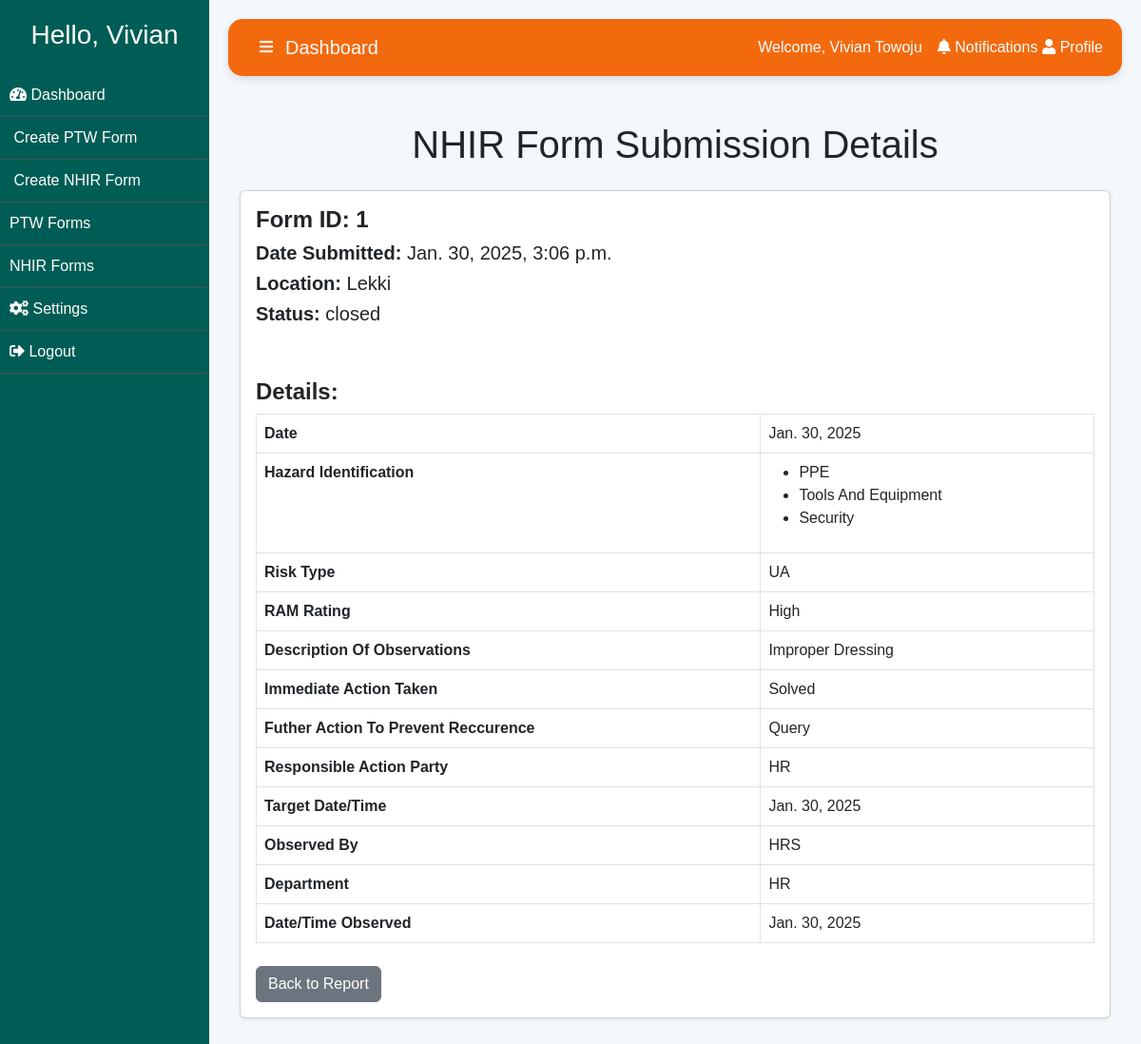
The page /view_nhis_form/1/ (signed in) on the database its author committed.
### app/models.py (models this page shows, shortened)
class NHISForm(models.Model):
    user = models.ForeignKey(User, null=True, on_delete=models.CASCADE)
    date_submitted = models.DateTimeField(auto_now_add=True, null=True)
    location = models.CharField(max_length=100)
    date = models.DateField(null=True)
    question = models.CharField(max_length=7, choices=[('option1', 'Option 1'), ('option2', 'Option 2')], null=True)
    hazard = models.ManyToManyField(Hazards, blank=True)
    risk_type = models.CharField(max_length=255, choices=[
        ('UA', 'UA (Unsafe Act)'),
        ('UC', 'UC (Unsafe Condition)'),
        ('NM', 'NM (Near Miss)'),
    ], blank=True, null=True)
    ram_rating = models.CharField(max_length=255, choices=[
        ('High', 'High'),
        ('Medium', 'Medium'),
        ('Low', 'Low'),
    ], blank=True, null=True)
    observation = models.TextField(blank=True)
    action_taken = models.TextField(blank=True)
    preventive_action = models.TextField(blank=True)
    responsible_party = models.CharField(max_length=255, null=True)
    target_date = models.DateField(null=True)
    observed_by = models.CharField(max_length=255, null=True)
    dept = models.CharField(max_length=255, null=True)
    observed_date = models.DateField(null=True)
    status = models.CharField(
        max_length=20,
        choices=[
            ('awaiting_supervisor', 'Awaiting Supervisor Approval'),
            ('awaiting_manager', 'Awaiting Manager Approval'),
            ('closed', 'Closed'),
            ('denied', 'Denied'),
        ],
        default='awaiting_supervisor',
    )

class Hazards(models.Model):
    name = models.CharField(max_length=255)
    def __str__(self):
        return self.name

### app/views.py (the view)
# urls.py: path('view_nhis_form/<int:pk>/', views.view_nhis_form, name='view_nhis_form'),
@login_required(login_url='login')
def view_nhis_form(request, pk):
    submission = get_object_or_404(NHISForm, pk=pk)
    return render(request, 'view_nhis_form.html', {'submission': submission})

### app/templates/view_nhis_form.html (shortened to what this page needs)
{% extends 'base.html' %}
{% block content %}
<div class="container mt-5">
    <h1 class="text-center mb-4">NHIR Form Submission Details</h1>
<div class="card shadow-sm">
    <div class="card-body">
        <h4><strong>Form ID:  {{ submission.id }} </strong></h4>
        <h5><strong>Date Submitted:</strong> {{ submission.date_submitted }}</h5>
        <h5><strong>Location:</strong> {{ submission.location }}</h5>
        <h5><strong>Status:</strong> {{ submission.status }}</h5>
        <br><br>
        <h4><strong>Details:</strong></h4>
        <table class="table table-bordered">
            <tbody>
                <tr>
                    <th>Date</th>
                    <td>{{ submission.date }}</td>
                </tr>
                <tr>
                    <th>Hazard Identification</th>
                    <td>
                        <ul>
                            {%  for item in submission.hazard.all %}
                                <li>{{ item }}</li>
                            {% endfor %}
                        </ul>
                    </td>
                </tr>
                <tr>
                    <th>Risk Type</th>
                    <td>{{ submission.risk_type }}</td>
                </tr>
                <tr>
                    <th>RAM Rating</th>
                    <td>{{ submission.ram_rating }}</td>
                </tr>
                <tr>
                    <th>Description Of Observations</th>
                    <td>{{ submission.observation }}</td>
                </tr>
                <tr>
                    <th>Immediate Action Taken</th>
                    <td>{{ submission.action_taken }}</td>
                </tr>
                <tr>
                    <th>Futher Action To Prevent Reccurence</th>
                    <td>{{ submission.preventive_action }}</td>
                </tr>
                <tr>
                    <th>Responsible Action Party</th>
                    <td>{{ submission.responsible_party }}</td>
                </tr>
                <tr>
                    <th>Target Date/Time</th>
                    <td>{{ submission.target_date }}</td>
                </tr>
                <tr>
                    <th>Observed By</th>
                    <td>{{ submission.observed_by }}</td>
                </tr>
                <tr>
                    <th>Department</th>
                    <td>{{ submission.dept }}</td>
                </tr>
                <tr>
                    <th>Date/Time Observed</th>
                    <td>{{ submission.observed_date }}</td>
                </tr>
            </tbody>
        </table>
        <div class="mt-4">
            <a href="{% url 'nhis_list' %}" class="btn btn-secondary">Back to Report</a>
        </div>
    </div>
</div>
</div>
{% endblock content %}

### app/templates/base.html (shortened to what this page needs)
<!DOCTYPE html>
<html lang="en">
<head>
    <link href="https://cdn.jsdelivr.net/npm/bootstrap@5.3.0-alpha1/dist/css/bootstrap.min.css" rel="stylesheet">
    <link rel="stylesheet" href="https://cdnjs.cloudflare.com/ajax/libs/font-awesome/5.15.3/css/all.min.css">
    <link href="https://cdn.jsdelivr.net/npm/aos@2.3.4/dist/aos.css" rel="stylesheet">
</head>
<body>
    <div class="sidebar" id="sidebar">
        <div class="text-center text-white mb-4">
            <h3>Hello, {{request.user.first_name}}</h3>
        </div>
        {% if is_staff or is_vendor %}
            <a href="{% url 'client' %}" ><i class="fas fa-tachometer-alt"></i> Dashboard</a>
            <a href="{% url 'create_form' %}"> Create PTW Form</a>
            <a href="{% url 'create_nhis' %}"> Create NHIR Form</a>
            <a href="{% url 'form_list' %}">PTW Forms</a>
            <a href="{% url 'nhis_list' %}">NHIR Forms</a>
            <a href="#"><i class="fas fa-cogs"></i> Settings</a>
            <a href="{% url 'logout' %}"><i class="fas fa-sign-out-alt"></i> Logout</a>
        {% endif %}
    </div>
    <div class="content" id="content">
        <nav class="top-navbar navbar navbar-expand-lg d-flex justify-content-between mb-5">
            <button class="btn text-light" id="toggleSidebar">
                <i class="fas fa-bars"></i>
            </button>
            {% if is_staff or is_vendor  %}
                <a class="navbar-brand" href="{% url 'client' %}">Dashboard</a>
            {% elif is_supervisor %}
                <a class="navbar-brand" href="{% url 'supervisor' %}">Supervisor Dashboard</a>
            {% else %}
                <a class="navbar-brand" href="{% url 'manager' %}">Manager Dashboard</a>
            {% endif %}
            <div class="d-flex align-items-center ms-auto">
                <span class="user-name me-3">Welcome, {{request.user.first_name}} {{request.user.last_name}}</span>
                <a class="nav-link" href="#" style="padding-right: 0.3rem;"><i class="fas fa-bell"></i> Notifications</a>
                <a class="nav-link" href="#"><i class="fas fa-user"></i> Profile</a>
            </div>
        </nav>
        {% block content%}
		{% endblock %}
</body>
</html>

### app/templates/base.html (style rules this page uses)
body { font-family: Arial, sans-serif; background-color: #f4f7fc; }
.sidebar { background-color: #005d55; min-height: 100vh; padding-top: 20px; transition: width 0.3s; width: 220px; position: fixed; top: 0; bottom: 0; }
.sidebar a { color: white; text-decoration: none; padding: 10px; display: block; border-bottom: 1px solid #495057; }
.content { margin-left: 220px; padding: 20px; transition: margin-left 0.3s ease; }
.top-navbar { background-color:rgb(243, 105, 14); color: white; padding: 10px 20px; border-radius: 15px; box-shadow: 0 4px 8px rgba(0, 0, 0, 0.1); transition: background-color 0.3s ease; }
.top-navbar .navbar-brand { color: white; }
.top-navbar .nav-link { color: white; }
.top-navbar .user-name { color: white; font-size: 1rem; }
.card { margin-bottom: 20px; box-shadow: 0px 4px 6px rgba(0, 0, 0, 0.1); transition: transform 0.3s ease, box-shadow 0.3s ease; }
.card-body h5 { font-size: 1.25rem; }

### rows shown on the page
NHISForm: id "1", date_submitted "Jan. 30, 2025, 3:06 p.m.", location "Lekki", status "closed", date "Jan. 30, 2025", risk_type "UA", ram_rating "High", observation "Improper Dressing", action_taken "Solved", preventive_action "Query", responsible_party "HR", target_date "Jan. 30, 2025", observed_by "HRS", dept "HR", observed_date "Jan. 30, 2025"
Hazards: name "PPE"
Hazards: name "Tools And Equipment"
Hazards: name "Security"

### other values the page prints
{{ request.user.first_name }} "Vivian"
{{ request.user.last_name }} "Towoju"
